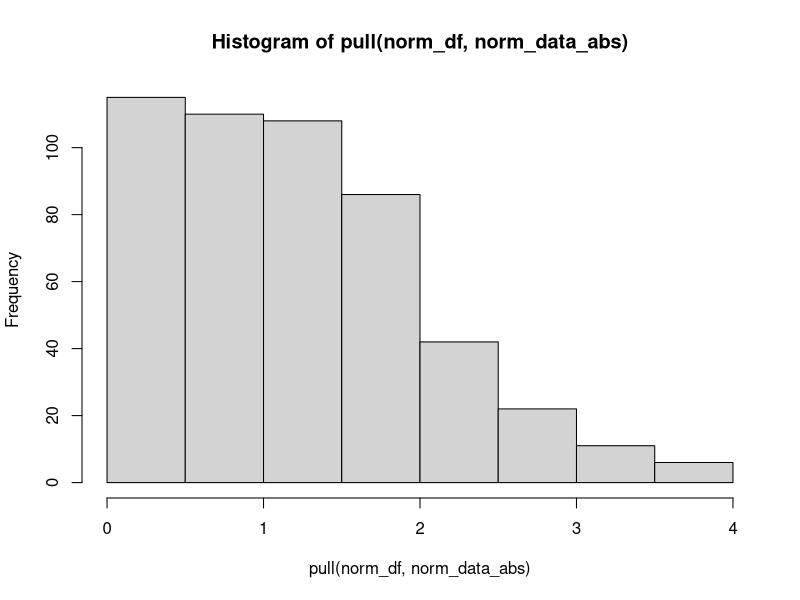
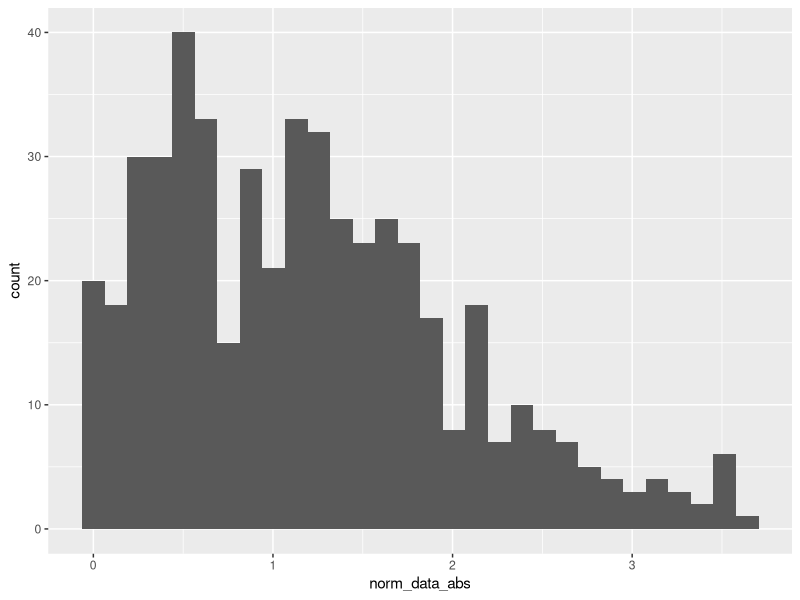

These charts were generated, in order, by the following R code:
## ---- chunk 1
library(tidyverse)
samp = rnorm(100)
length(samp)
## ---- chunk 2
mean(samp)

plot_df = tibble(
  x = rnorm(100),
  y = 1 + 2 * x + rnorm(100)
)
## ---- chunk 3
library(tidyverse)
norm_df = tibble(
  norm_data = rnorm(500,mean = 1),
  norm_data_log = norm_data > 0 ,
  norm_data_abs = abs(norm_data)
)

norm_hist = hist(pull(norm_df,norm_data_abs))
ggplot(norm_df, aes(x = norm_data_abs)) + geom_histogram()
norm_median = median(pull(norm_df,norm_data))
